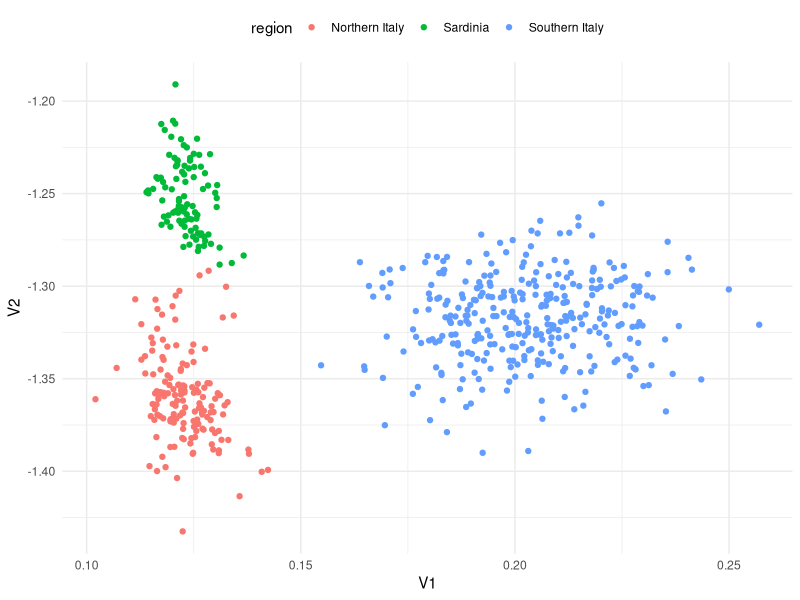
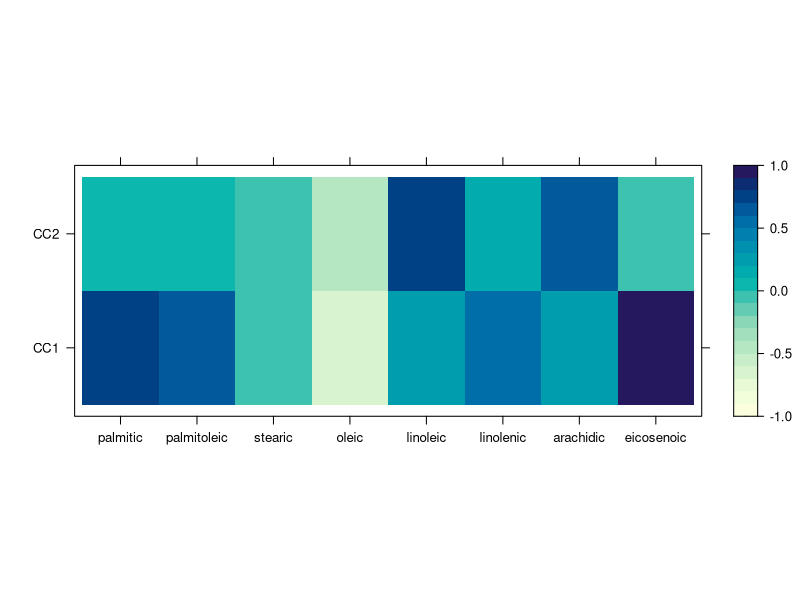
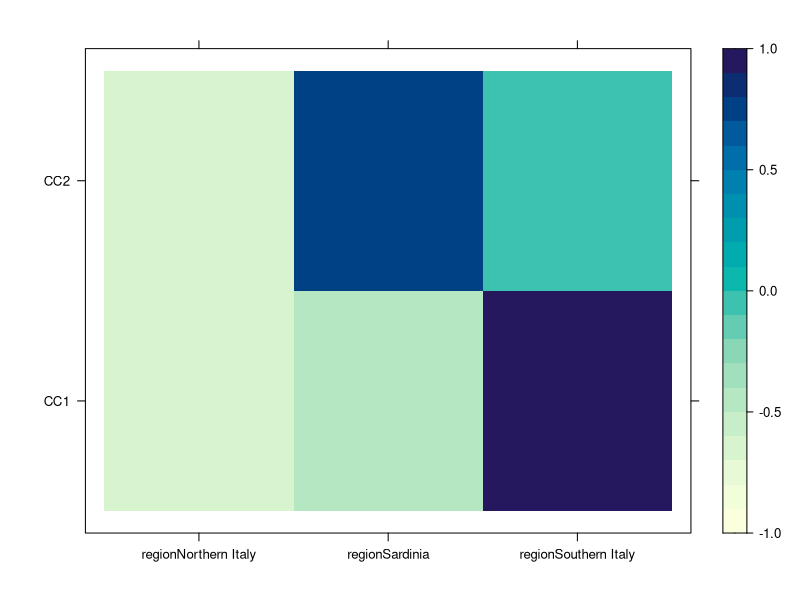
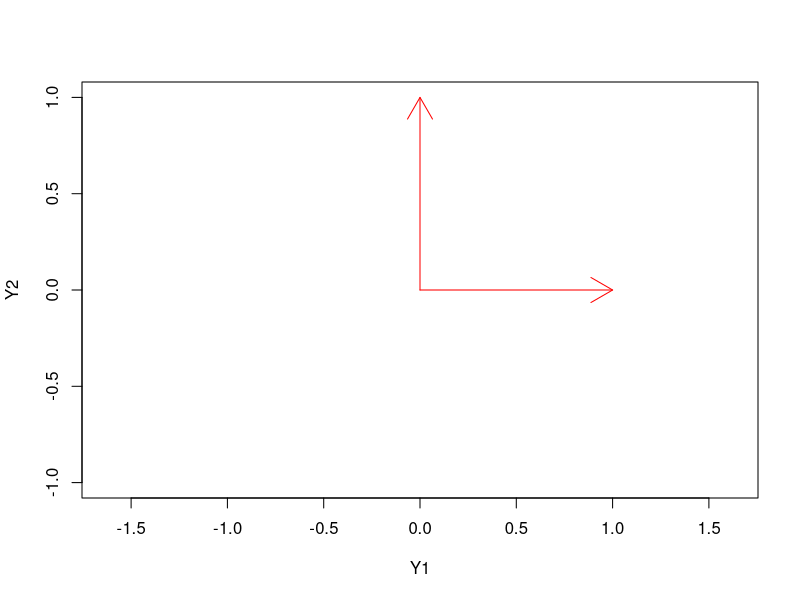
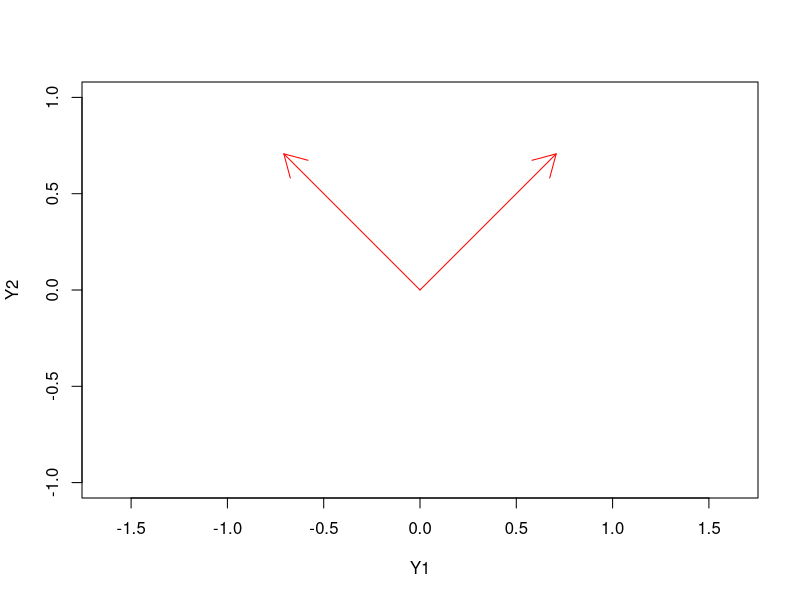
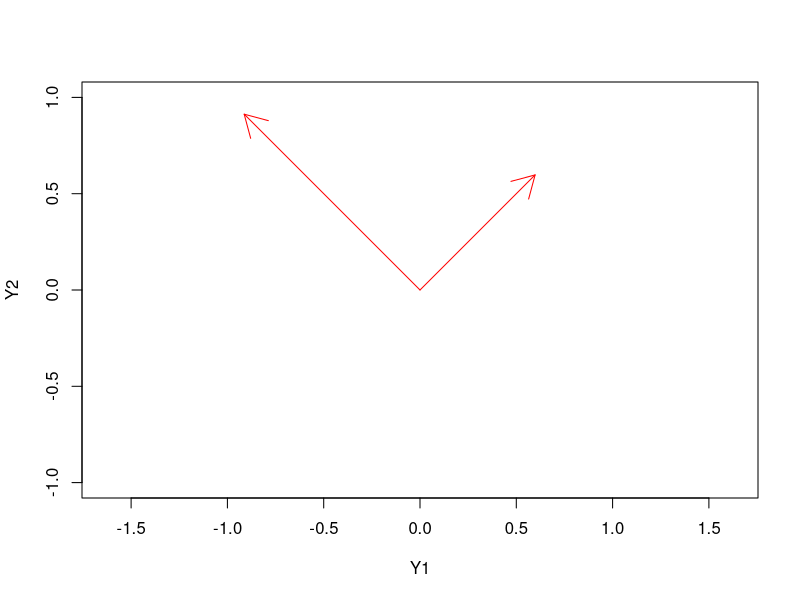
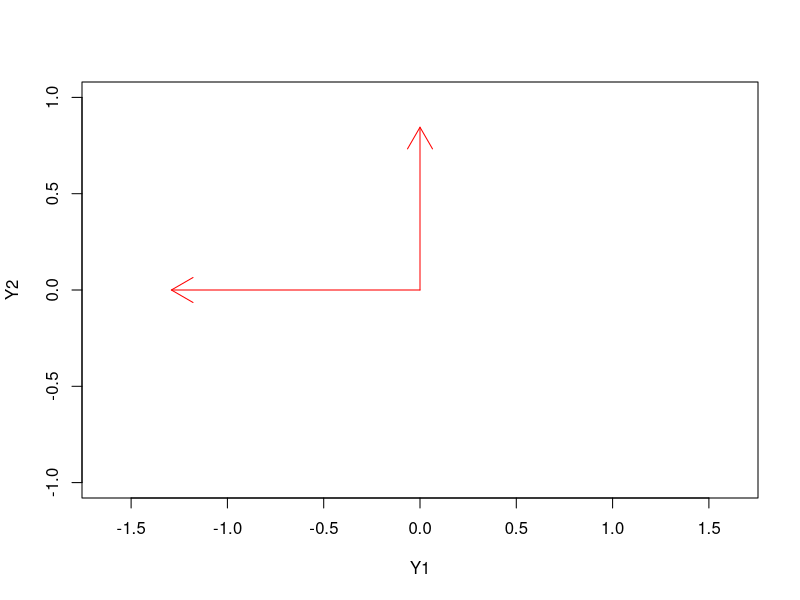
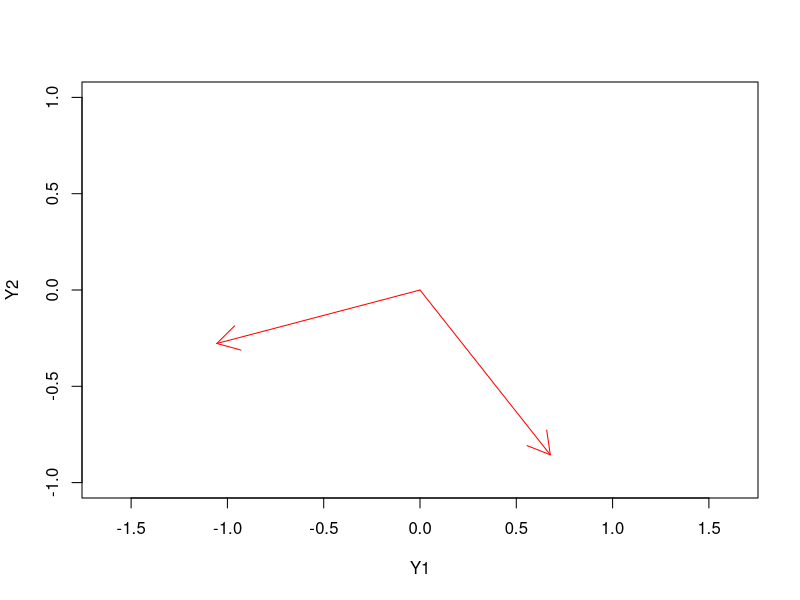

The R source for these figures, in order:
## ---- chunk 1
knitr::opts_chunk$set(cache=TRUE,
                      tidy.opts = list(width.cutoff = 20),
                      tidy = TRUE)
## ---- chunk 2
Sigma_Y <- matrix(c(1, 0.4, 0.4, 1), ncol = 2)
Sigma_X <- matrix(c(1, 0.2, 0.2, 1), ncol = 2)
Sigma_YX <- matrix(c(0.5, 0.3, 0.6, 0.4), ncol = 2)
Sigma_XY <- t(Sigma_YX)

rbind(cbind(Sigma_Y, Sigma_YX),
      cbind(Sigma_XY, Sigma_X))
## ---- chunk 3
library(expm)
sqrt_Y <- sqrtm(Sigma_Y)
sqrt_X <- sqrtm(Sigma_X)
M1 <- solve(sqrt_Y) %*% Sigma_YX %*% solve(Sigma_X)%*% 
  Sigma_XY %*% solve(sqrt_Y)

(decomp1 <- eigen(M1))
## ---- chunk 4
decomp1$vectors[,1] %*% solve(sqrt_Y)
## ---- chunk 5
M2 <- solve(sqrt_X) %*% Sigma_XY %*% solve(Sigma_Y)%*% 
  Sigma_YX %*% solve(sqrt_X)

decomp2 <- eigen(M2)
decomp2$vectors[,1] %*% solve(sqrt_X)
## ---- chunk 6
sqrt(decomp1$values)
## ---- chunk 7
# Let's generate data
library(mvtnorm)
Sigma <- rbind(cbind(Sigma_Y, Sigma_YX),
               cbind(Sigma_XY, Sigma_X))

YX <- rmvnorm(100, sigma = Sigma)
Y <- YX[,1:2]
X <- YX[,3:4]

decomp <- stats::cancor(x = X, y = Y)
## ---- chunk 8
U <- Y %*% decomp$ycoef
V <- X %*% decomp$xcoef

diag(cor(U, V))
decomp$cor
## ---- chunk 9
library(tidyverse)
library(dslabs)

str(olive)
## ---- chunk 10
# X contains the type of acids
X <- select(olive, -area, -region) %>% 
  as.matrix

# Y contains the information about regions
count(olive, region)
Y <- select(olive, region) %>% 
  model.matrix(~ region - 1, data = .)
## ---- chunk 11
# We get three dummy variables
head(unname(Y))

decomp <- cancor(X, Y)

V <- X %*% decomp$xcoef
## ---- chunk 12
data.frame(
  V1 = V[,1],
  V2 = V[,2],
  region = olive$region
) %>% 
  ggplot(aes(V1, V2, colour = region)) +
  geom_point() + 
  theme_minimal() +
  theme(legend.position = 'top')
## ---- chunk 13
old_opts <- options(digits = 2)
# Olive data
X_sc <- scale(X)
Y_sc <- scale(Y)
decomp_sc <- cancor(X_sc, Y_sc)

V_sc <- X_sc %*% decomp_sc$xcoef
colnames(V_sc) <- paste0("CC", seq_len(ncol(V_sc)))

(prop_X <- rowMeans(cor(V_sc, X_sc)^2))

cumsum(prop_X)
## ---- chunk 14
old_opts <- options(digits = 2)
# But since we are dealing with correlations
# We get the same with unstandardized variables
decomp <- cancor(X, Y)
V <- X %*% decomp$xcoef
colnames(V) <- paste0("CC", seq_len(ncol(V)))

(prop_X <- rowMeans(cor(V, X)^2))

cumsum(prop_X)
## ---- chunk 15
options(digits = old_opts$digits)
# Let's go back to the olive data
decomp <- cancor(X, Y)
V <- X %*% decomp$xcoef
colnames(V) <- paste0("CC", seq_len(8))

library(lattice)
levelplot(cor(X, V[,1:2]), 
          at = seq(-1, 1, by = 0.1),
          xlab = "", ylab = "")
## ---- chunk 16
levelplot(cor(Y, V[,1:2]), 
          at = seq(-1, 1, by = 0.1),
          xlab = "", ylab = "")
## ---- chunk 17
# Canonical correlations
decomp$cor

# Maximum value in correlation matrix
max(abs(cor(Y, X)))

# Multiple correlation coefficients
sqrt(summary(lm(V[,1] ~ Y))$r.squared)
sqrt(summary(lm(V[,2] ~ Y))$r.squared)
## ---- chunk 18
Sigma_Y <- matrix(c(1, 0.4, 0.4, 1), ncol = 2)
Sigma_X <- matrix(c(1, 0.2, 0.2, 1), ncol = 2)
Sigma_YX <- matrix(c(0.5, 0.3, 0.6, 0.4), ncol = 2)
Sigma_XY <- t(Sigma_YX)

library(expm)
sqrt_Y <- sqrtm(Sigma_Y)
sqrt_X <- sqrtm(Sigma_X)
M1 <- solve(sqrt_Y) %*% Sigma_YX %*% solve(Sigma_X)%*% 
  Sigma_XY %*% solve(sqrt_Y)

decomp1 <- eigen(M1, symmetric = TRUE)
decompY <- eigen(Sigma_Y, symmetric = TRUE)
## ---- chunk 19
plot(x = 0, y = 0, xlim = c(-1, 1), ylim = c(-1, 1),
     xlab = "Y1", ylab = "Y2", type = 'n', asp = 1)
arrows(x0 = 0, y0 = 0,
       x1 = 1, y1 = 0, col = 'red')
arrows(x0 = 0, y0 = 0,
       x1 = 0, y1 = 1, col = 'red')
## ---- chunk 20
Ytrans <- decompY$vectors
plot(x = 0, y = 0, xlim = c(-1, 1), ylim = c(-1, 1),
     xlab = "Y1", ylab = "Y2", type = 'n', asp = 1)
arrows(x0 = 0, y0 = 0,
       x1 = Ytrans[1,1], y1 = Ytrans[2,1], 
       col = 'red')
arrows(x0 = 0, y0 = 0,
       x1 = Ytrans[1,2], y1 = Ytrans[2,2], 
       col = 'red')
## ---- chunk 21
Ytrans <- decompY$vectors %*% diag(1/sqrt(decompY$values))
plot(x = 0, y = 0, xlim = c(-1, 1), ylim = c(-1, 1),
     xlab = "Y1", ylab = "Y2", type = 'n', asp = 1)
arrows(x0 = 0, y0 = 0,
       x1 = Ytrans[1,1], y1 = Ytrans[2,1], 
       col = 'red')
arrows(x0 = 0, y0 = 0,
       x1 = Ytrans[1,2], y1 = Ytrans[2,2], 
       col = 'red')
## ---- chunk 22
Ytrans <- decompY$vectors %*% (decompY$vectors %*% diag(1/sqrt(decompY$values)))
plot(x = 0, y = 0, xlim = c(-1, 1), ylim = c(-1, 1),
     xlab = "Y1", ylab = "Y2", type = 'n', asp = 1)
arrows(x0 = 0, y0 = 0,
       x1 = Ytrans[1,1], y1 = Ytrans[2,1], 
       col = 'red')
arrows(x0 = 0, y0 = 0,
       x1 = Ytrans[1,2], y1 = Ytrans[2,2], 
       col = 'red')
## ---- chunk 23
Ytrans <- decomp1$vectors %*% solve(sqrt_Y)
plot(x = 0, y = 0, xlim = c(-1, 1), ylim = c(-1, 1),
     xlab = "Y1", ylab = "Y2", type = 'n', asp = 1)
arrows(x0 = 0, y0 = 0,
       x1 = Ytrans[1,1], y1 = Ytrans[2,1], 
       col = 'red')
arrows(x0 = 0, y0 = 0,
       x1 = Ytrans[1,2], y1 = Ytrans[2,2], 
       col = 'red')
## ---- chunk 24
library(vegan)

data(varespec)
data(varechem)

# There are too many variables in varespec
# Let's pick first 10
Y <- varespec %>% 
  select(Callvulg:Diphcomp) %>% 
  as.matrix
## ---- chunk 25
# The help page in `vegan` suggests a better 
# chemical model
X <- varechem %>% 
  model.matrix( ~ Al + P*(K + Baresoil) - 1, 
                data = .)
## ---- chunk 26
decomp <- cancor(x = X, y = Y)

n <- nrow(X)
(LRT <- -n*log(prod(1 - decomp$cor^2)))

p <- min(ncol(X), ncol(Y))
q <- max(ncol(X), ncol(Y))
LRT > qchisq(0.95, df = p*q)

LRT_bart <- -(n - 1 - 0.5*(p + q + 1)) *
  log(prod(1 - decomp$cor^2))

c("Large Sample" = LRT,
  "Bartlett" = LRT_bart)

LRT_bart > qchisq(0.95, df = p*q)
## ---- chunk 27
old_opts <- options(digits = 2)
# We can get the truncated LRTs in one go
(log_ccs <- rev(log(cumprod(1 - rev(decomp$cor)^2))))

(LRTs <- -(n - 1 - 0.5*(p + q + 1)) * log_ccs)

k_seq <- seq(0, p - 1)
LRTs > qchisq(0.95,
              df = (p - k_seq)*(q - k_seq))
# We only reject the first null hypothesis 
# of independence
## ---- chunk 28
data.frame(
  k = k_seq,
  LRT = LRTs,
  CC = qchisq(0.95,
              df = (p - k_seq)*(q - k_seq))
) %>% 
  gather(Type, Value, LRT, CC) %>% 
  ggplot(aes(k, Value, colour = Type)) + 
  geom_point() +
  geom_line() +
  theme_minimal() +
  ylab("") +
  scale_colour_discrete(name = "",
                        breaks = c("LRT", "CC"),
                        labels = c("LRT", "Critical value"))
